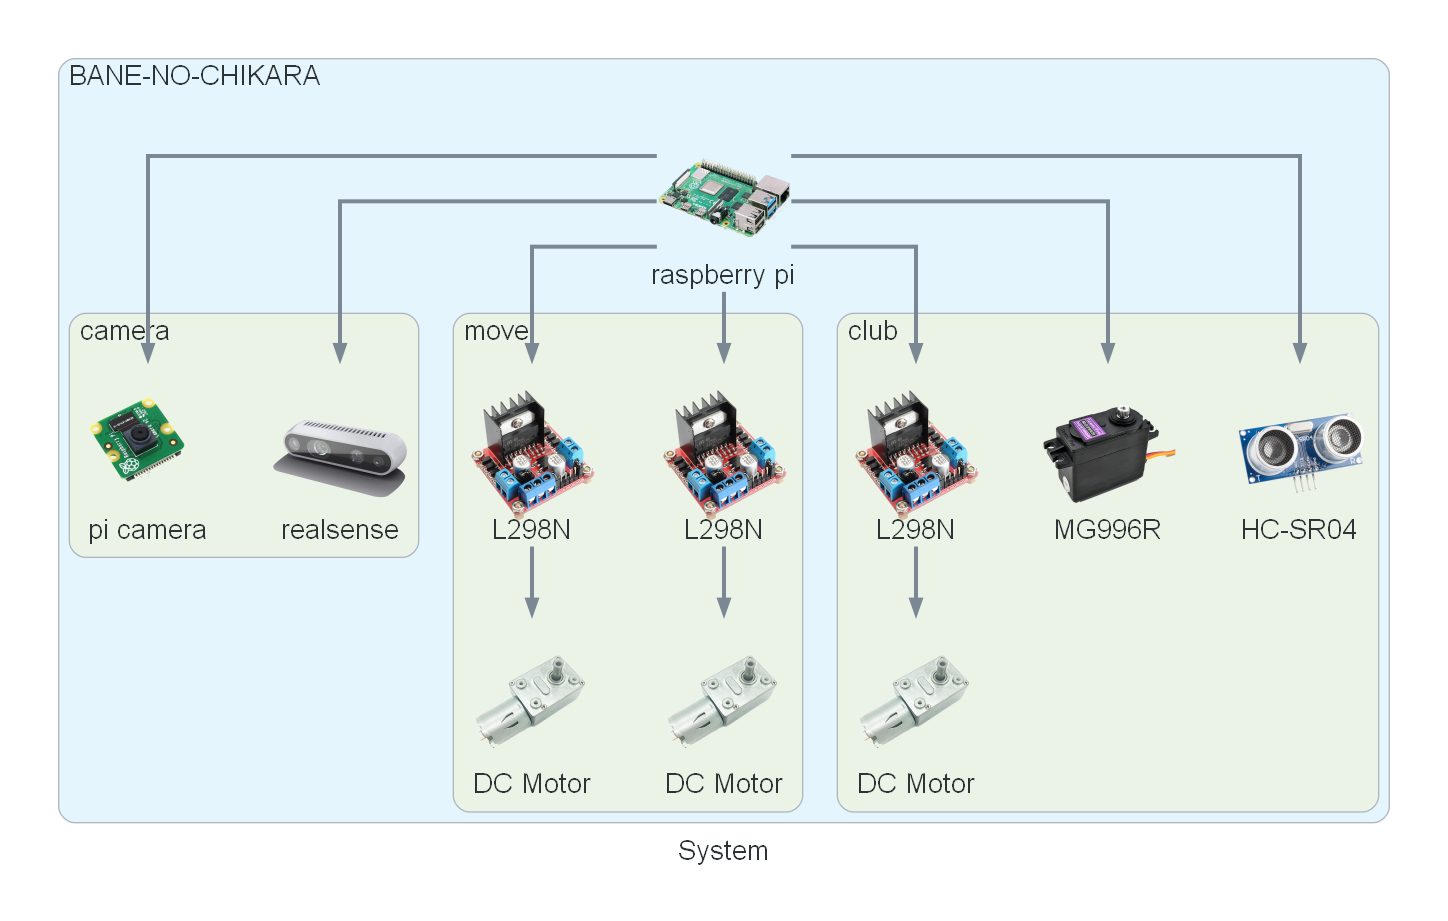

This chart was generated by the following Python code:
# https://tech.gunosy.io/entry/diagram_as_code

from diagrams import Cluster, Diagram
from my_icon import my_icon

graph_attr = {
    # 'bgcolor': 'gray',
    "pad": "0.5",
    "fontname": "Arial",
    'fontsize': '20'
}

node_attr = {
    "fontname": "Arial",
    'fontsize': '20'
}

edge_attr = {
    'arrowsize': '1.0',
    'penwidth': '3.0'
}

with Diagram('System', direction="TB", graph_attr=graph_attr, edge_attr=edge_attr, node_attr=node_attr):

    with Cluster("BANE-NO-CHIKARA", graph_attr=graph_attr):

        # インスタンス化によってノードを作成
        # ノードにラベルを付与でき、\nを入れることでラベルの改行も可能
        ras_pi = my_icon("raspberry pi", "icon/raspberry_pi.png")

        with Cluster("camera", graph_attr=graph_attr):
            realsense = my_icon("realsense", "icon/D435i.png")
            picamera = my_icon("pi camera", "icon/picamera.png")

        with Cluster("move", graph_attr=graph_attr):
            driver_1 = my_icon("L298N", "icon/L298N.png")
            driver_2 = my_icon("L298N", "icon/L298N.png")
            DC_motor_1 = my_icon("DC Motor", "icon/JGY-370.png")
            DC_motor_2 = my_icon("DC Motor", "icon/JGY-370.png")

        with Cluster("club", graph_attr=graph_attr):
            Echo = my_icon("HC-SR04", "icon/HC-SR04.png")
            servo = my_icon("MG996R", "icon/MG996R.png")
            driver_3 = my_icon("L298N", "icon/L298N.png")
            DC_motor_3 = my_icon("DC Motor", "icon/JGY-370.png")
        
    ras_pi >> realsense
    ras_pi >> picamera
    ras_pi >> driver_1 >> DC_motor_1
    ras_pi >> driver_2 >> DC_motor_2
    ras_pi >> driver_3 >> DC_motor_3
    ras_pi >> Echo
    ras_pi >> servo
